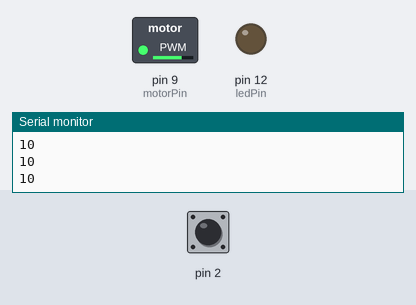
Bench run of a sketch on a simulated Arduino Uno, built with avr-gcc and run on an emulated ATmega328P. Shown: switched loads named in the sketch (green lamp = pin HIGH), output pins drawn as LEDs (lit = HIGH), the last lines printed to the serial monitor. Inputs (shaded band) come from the test bench; at power-on: pin 2 HIGH.

Above: at 5.9 s.
6.0 s: pin 2 pulled LOW for 2.95 s
At 6.46 s:
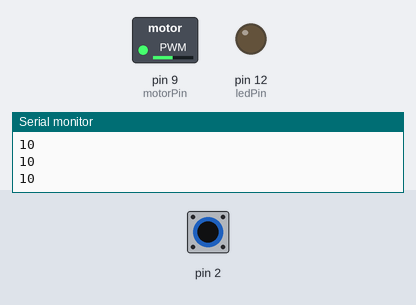
At 7.97 s:
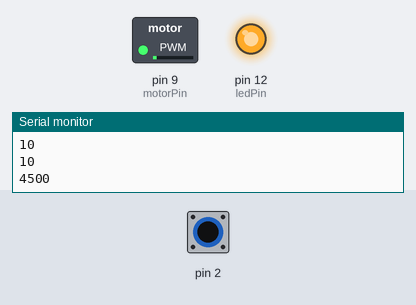
Timing chart, 0 to 60.7 s (numbered marks = the images above; inputs shaded):
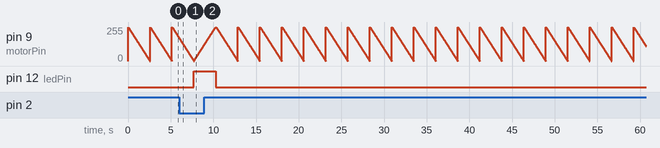

Measured:
- after the input at 6.0 s, pin 12 (ledPin): LOW → HIGH after 1.7 s, → LOW 2.6 s later

The sketch:

touch_sensor.ino
```cpp
/*
  Arduino Starter Kit example
 Project 13  - Touch Sensor Lamp
 This sketch is written to accompany Project 13 in the
 Arduino Starter Kit
 Parts required:
 1 Megohm resistor
 metal foil or copper mesh
 220 ohm resistor
 LED
 Software required :
 CapacitiveSensor library by Paul Badger
 http://arduino.cc/playground/Main/CapacitiveSensor
 Created 18 September 2012
 by Scott Fitzgerald
 http://arduino.cc/starterKit
 This example code is part of the public domain
 */

// import the library (must be located in the
// Arduino/libraries directory)
#include <CapacitiveSensor.h>

// create an instance of the library
// pin 4 sends electrical energy
// pin 2 senses senses a change
CapacitiveSensor capSensor = CapacitiveSensor(4, 2);

// threshold for turning the lamp on
int threshold = 500;

// pin the LED is connected to
const int ledPin = 12;
int motorPin = 9;

void setup() {
  // open a serial connection
  Serial.begin(9600);
  // set the LED pin as an output
  pinMode(ledPin, OUTPUT);
  pinMode(motorPin, OUTPUT);
}

void loop() {
  // store the value reported by the sensor in a variable
  long sensorValue = capSensor.capacitiveSensor(30);

  // print out the sensor value
  Serial.println(sensorValue);

  // if the value is greater than the threshold
  if (sensorValue > threshold) {
    // turn the LED on
    digitalWrite(ledPin, HIGH);
    // digitalWrite(motorPin, HIGH);
     //analogWrite(motorPin, 150);

    for(int i = 0; i < 256; i++){ //goes through each speed from 0 to 255
    analogWrite(motorPin, i);   //sets the new speed
    delay(10);           // waits for delayTime milliseconds
  }
  }
  // if it's lower than the threshold
  else {
    // turn the LED off
    digitalWrite(ledPin, LOW);
      //digitalWrite(motorPin, LOW);
       //analogWrite(motorPin, 0);
      for(int i = 255; i >= 0; i--){ //goes through each speed from 255 to 0
    analogWrite(motorPin, i);   //sets the new speed
    delay(10);           // waits for delayTime milliseconds
  }}

  delay(10);
}
```
